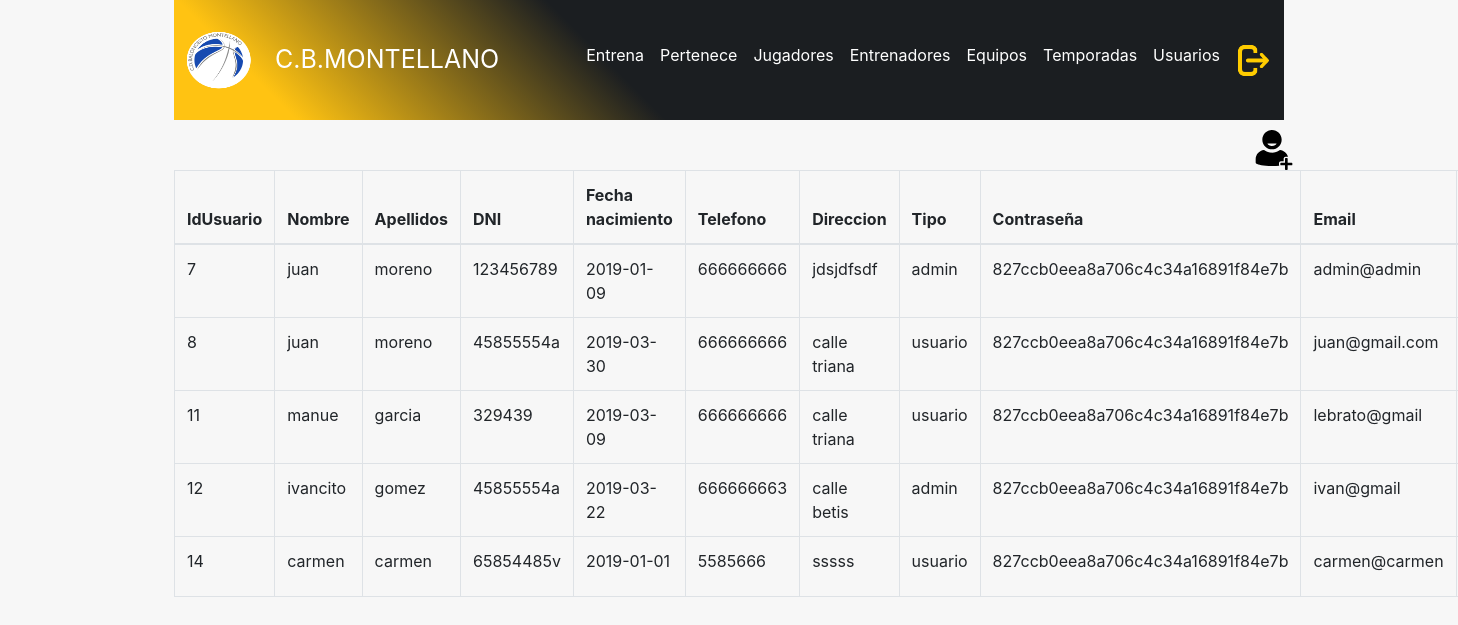
/admin/usuarios.php (signed in), run on the app's committed database.
### tables this page shows
CREATE TABLE `usuario` (
  `idusuario` int(11) unsigned NOT NULL AUTO_INCREMENT,
  `nombre` varchar(100) NOT NULL,
  `apellidos` varchar(100) NOT NULL,
  `dni` varchar(9) NOT NULL,
  `fechanacimiento` date NOT NULL,
  `telefono` varchar(9) DEFAULT NULL,
  `direccion` varchar(100) DEFAULT NULL,
  `tipo` varchar(10) DEFAULT NULL,
  `password` varchar(100) DEFAULT NULL,
  `email` varchar(100) DEFAULT NULL,
  PRIMARY KEY (`idusuario`)
);

### admin/usuarios.php (the view, shortened to what this page needs)
<!DOCTYPE html>
<html lang="es">
<head>
  <link rel="stylesheet" href="https://stackpath.bootstrapcdn.com/bootstrap/4.2.1/css/bootstrap.min.css">
  <link rel="stylesheet" type="text/css" href="../header/header.css">
  <link rel="stylesheet" type="text/css" href="style.css">
  <link href="//maxcdn.bootstrapcdn.com/font-awesome/4.2.0/css/font-awesome.min.css" rel="stylesheet">
</head>
<body>
<div class="container">
<?php
    include_once "../header/headeradmin.php";
?>
    <?php
      $connection = new mysqli("localhost", "juan", "2asirtriana", "cbmontellano");
      $connection->set_charset("utf8");
        $query="SELECT * from usuario";
      if ($result = $connection->query($query)) {
      ?>
      <div class="row" id="añadir">
        <div class="col-md-3">
          <a href="anadirusuario.php">
            <img src="añadir.svg" width="40" height="40">
          </a>
        </div>
      </div>
      <div class="row justify-content-center">
      <div class="col-md-12">
          <table class="table table-hover table-bordered" id="tablausuarios">
          <thead>
            <tr>
              <th scope="col">IdUsuario</th>
              <th scope="col">Nombre</th>
              <th scope="col">Apellidos</th>
              <th scope="col">DNI</th>
              <th scope="col">Fecha nacimiento</th>
              <th scope="col">Telefono</th>
              <th scope="col">Direccion</th>
              <th scope="col">Tipo</th>
              <th scope="col">Contraseña</th>
              <th scope="col">Email</th>
            </tr>
          </thead>
          <tbody>
      <?php
          while($obj = $result->fetch_object()) {
              echo "<tr>";
                echo "<td>".$obj->idusuario."</td>";
                echo "<td>".$obj->nombre."</td>";
                echo "<td>".$obj->apellidos."</td>";
                echo "<td>".$obj->dni."</td>";
                echo "<td>".$obj->fechanacimiento."</td>";
                echo "<td>".$obj->telefono."</td>";
                echo "<td>".$obj->direccion."</td>";
                echo "<td>".$obj->tipo."</td>";
                echo "<td>".$obj->password."</td>";
                echo "<td>".$obj->email."</td>";
              echo "</tr>";
          }
      }
    ?>
    </tbody>
    </table>
    </div>
    </div>
    </div>
  </body>
</html>

### header/header.css (style rules this page uses)
body { margin: 0; font-family: -apple-system,BlinkMacSystemFont,"Segoe UI",Roboto,"Helvetica Neue",Arial,sans-serif; font-size: 1rem; font-weight: 400; line-height: 1.5; color: #212529; background-color: #f7f7f7; }
a { color: #0a0a0a; text-decoration: none; }

### admin/style.css (style rules this page uses)
#añadir { margin-top: 10px; margin-left: 1065px; }

### data on the page
usuario: idusuario "7", nombre "juan", apellidos "moreno", dni "123456789", fechanacimiento "2019-01-09", telefono "666666666", direccion "jdsjdfsdf", tipo "admin", password "827ccb0eea8a706c4c34a16891f84e7b", email "admin@admin"
usuario: idusuario "8", nombre "juan", apellidos "moreno", dni "45855554a", fechanacimiento "2019-03-30", telefono "666666666", direccion "calle triana", tipo "usuario", password "827ccb0eea8a706c4c34a16891f84e7b", email "juan@gmail.com"
usuario: idusuario "11", nombre "manue", apellidos "garcia", dni "329439", fechanacimiento "2019-03-09", telefono "666666666", direccion "calle triana", tipo "usuario", password "827ccb0eea8a706c4c34a16891f84e7b", email "lebrato@gmail"
usuario: idusuario "12", nombre "ivancito", apellidos "gomez", dni "45855554a", fechanacimiento "2019-03-22", telefono "666666663", direccion "calle betis", tipo "admin", password "827ccb0eea8a706c4c34a16891f84e7b", email "ivan@gmail"
usuario: idusuario "14", nombre "carmen", apellidos "carmen", dni "65854485v", fechanacimiento "2019-01-01", telefono "5585666", direccion "sssss", tipo "usuario", password "827ccb0eea8a706c4c34a16891f84e7b", email "carmen@carmen"
